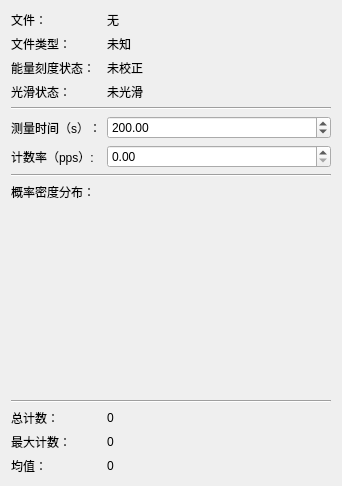
                <widget class="QWidget" name="scrollAreaWidgetContents">
                 <property name="geometry">
                  <rect>
                   <x>0</x>
                   <y>0</y>
                   <width>342</width>
                   <height>486</height>
                  </rect>
                 </property>
                 <layout class="QGridLayout" name="gridLayout_15" rowstretch="0,0,0,0,0,0,0,0,0,0,0,0,0,0,0,0,0,0,0,0,0,0,0">
                  <item row="2" column="0">
                   <widget class="QLabel" name="label_11">
                    <property name="sizePolicy">
                     <sizepolicy hsizetype="Maximum" vsizetype="Preferred">
                      <horstretch>0</horstretch>
                      <verstretch>0</verstretch>
                     </sizepolicy>
                    </property>
                    <property name="text">
                     <string>能量刻度状态：</string>
                    </property>
                   </widget>
                  </item>
                  <item row="0" column="0">
                   <widget class="QLabel" name="label_7">
                    <property name="sizePolicy">
                     <sizepolicy hsizetype="Maximum" vsizetype="Preferred">
                      <horstretch>0</horstretch>
                      <verstretch>0</verstretch>
                     </sizepolicy>
                    </property>
                    <property name="text">
                     <string>文件：</string>
                    </property>
                   </widget>
                  </item>
                  <item row="22" column="0">
                   <widget class="QLabel" name="label_10">
                    <property name="sizePolicy">
                     <sizepolicy hsizetype="Maximum" vsizetype="Preferred">
                      <horstretch>0</horstretch>
                      <verstretch>0</verstretch>
                     </sizepolicy>
                    </property>
                    <property name="text">
                     <string>均值：</string>
                    </property>
                   </widget>
                  </item>
                  <item row="10" column="0">
                   <widget class="QLabel" name="label_32">
                    <property name="text">
                     <string/>
                    </property>
                   </widget>
                  </item>
                  <item row="1" column="0">
                   <widget class="QLabel" name="label_24">
                    <property name="sizePolicy">
                     <sizepolicy hsizetype="Maximum" vsizetype="Maximum">
                      <horstretch>0</horstretch>
                      <verstretch>0</verstretch>
                     </sizepolicy>
                    </property>
                    <property name="text">
                     <string>文件类型：</string>
                    </property>
                   </widget>
                  </item>
                  <item row="3" column="1">
                   <widget class="QLabel" name="label_smooth">
                    <property name="text">
                     <string>未光滑</string>
                    </property>
                    <property name="alignment">
                     <set>Qt::AlignLeading|Qt::AlignLeft|Qt::AlignTop</set>
                    </property>
                   </widget>
                  </item>
                  <item row="7" column="0" colspan="2">
                   <widget class="Line" name="line_9">
                    <property name="orientation">
                     <enum>Qt::Horizontal</enum>
                    </property>
                   </widget>
                  </item>
                  <item row="11" column="0">
                   <widget class="QLabel" name="label_31">
                    <property name="text">
                     <string/>
                    </property>
                   </widget>
                  </item>
                  <item row="5" column="0">
                   <widget class="QLabel" name="label_22">
                    <property name="sizePolicy">
                     <sizepolicy hsizetype="Maximum" vsizetype="Preferred">
                      <horstretch>0</horstretch>
                      <verstretch>0</verstretch>
                     </sizepolicy>
                    </property>
                    <property name="text">
                     <string>测量时间（s）：</string>
                    </property>
                   </widget>
                  </item>
                  <item row="16" column="0">
                   <widget class="QLabel" name="label_34">
                    <property name="text">
                     <string/>
                    </property>
                   </widget>
                  </item>
                  <item row="13" column="0">
                   <widget class="QLabel" name="label_37">
                    <property name="text">
                     <string/>
                    </property>
                   </widget>
                  </item>
                  <item row="19" column="0" colspan="2">
                   <widget class="Line" name="line_12">
                    <property name="orientation">
                     <enum>Qt::Horizontal</enum>
                    </property>
                   </widget>
                  </item>
                  <item row="9" column="0" rowspan="10" colspan="2">
                   <layout class="QVBoxLayout" name="verticalLayout_probGragh"/>
                  </item>
                  <item row="15" column="0">
                   <widget class="QLabel" name="label_36">
                    <property name="text">
                     <string/>
                    </property>
                   </widget>
                  </item>
                  <item row="4" column="0" colspan="2">
                   <widget class="Line" name="line_10">
                    <property name="orientation">
                     <enum>Qt::Horizontal</enum>
                    </property>
                   </widget>
                  </item>
                  <item row="20" column="1">
                   <widget class="QLabel" name="label_total_count">
                    <property name="text">
                     <string>0</string>
                    </property>
                   </widget>
                  </item>
                  <item row="21" column="1">
                   <widget class="QLabel" name="label_max_count">
                    <property name="text">
                     <string>0</string>
                    </property>
                   </widget>
                  </item>
                  <item row="12" column="0">
                   <widget class="QLabel" name="label_38">
                    <property name="text">
                     <string/>
                    </property>
                   </widget>
                  </item>
                  <item row="20" column="0">
                   <widget class="QLabel" name="label_8">
                    <property name="sizePolicy">
                     <sizepolicy hsizetype="Maximum" vsizetype="Preferred">
                      <horstretch>0</horstretch>
                      <verstretch>0</verstretch>
                     </sizepolicy>
                    </property>
                    <property name="text">
                     <string>总计数：</string>
                    </property>
                   </widget>
                  </item>
                  <item row="6" column="1">
                   <widget class="QDoubleSpinBox" name="doubleSpinBox_measure_rate">
                    <property name="sizePolicy">
                     <sizepolicy hsizetype="Expanding" vsizetype="Fixed">
                      <horstretch>0</horstretch>
                      <verstretch>0</verstretch>
                     </sizepolicy>
                    </property>
                    <property name="maximum">
                     <double>1000000.000000000000000</double>
                    </property>
                   </widget>
                  </item>
                  <item row="14" column="0">
                   <widget class="QLabel" name="label_30">
                    <property name="text">
                     <string/>
                    </property>
                   </widget>
                  </item>
                  <item row="5" column="1">
                   <widget class="QDoubleSpinBox" name="doubleSpinBox_measure_time">
                    <property name="sizePolicy">
                     <sizepolicy hsizetype="Expanding" vsizetype="Fixed">
                      <horstretch>0</horstretch>
                      <verstretch>0</verstretch>
                     </sizepolicy>
                    </property>
                    <property name="maximum">
                     <double>1000000.000000000000000</double>
                    </property>
                    <property name="value">
                     <double>200.000000000000000</double>
                    </property>
                   </widget>
                  </item>
                  <item row="1" column="1">
                   <widget class="QLabel" name="label_type">
                    <property name="text">
                     <string>未知</string>
                    </property>
                   </widget>
                  </item>
                  <item row="17" column="0">
                   <widget class="QLabel" name="label_35">
                    <property name="text">
                     <string/>
                    </property>
                   </widget>
                  </item>
                  <item row="2" column="1">
                   <widget class="QLabel" name="label_energyXclac">
                    <property name="text">
                     <string>未校正</string>
                    </property>
                   </widget>
                  </item>
                  <item row="0" column="1">
                   <widget class="QLabel" name="label_filename">
                    <property name="sizePolicy">
                     <sizepolicy hsizetype="Expanding" vsizetype="Preferred">
                      <horstretch>0</horstretch>
                      <verstretch>0</verstretch>
                     </sizepolicy>
                    </property>
                    <property name="text">
                     <string>无</string>
                    </property>
                   </widget>
                  </item>
                  <item row="18" column="0">
                   <widget class="QLabel" name="label_33">
                    <property name="text">
                     <string/>
                    </property>
                   </widget>
                  </item>
                  <item row="3" column="0">
                   <widget class="QLabel" name="label_9">
                    <property name="sizePolicy">
                     <sizepolicy hsizetype="Maximum" vsizetype="Preferred">
                      <horstretch>0</horstretch>
                      <verstretch>0</verstretch>
                     </sizepolicy>
                    </property>
                    <property name="text">
                     <string>光滑状态：</string>
                    </property>
                   </widget>
                  </item>
                  <item row="21" column="0">
                   <widget class="QLabel" name="label_12">
                    <property name="sizePolicy">
                     <sizepolicy hsizetype="Maximum" vsizetype="Preferred">
                      <horstretch>0</horstretch>
                      <verstretch>0</verstretch>
                     </sizepolicy>
                    </property>
                    <property name="text">
                     <string>最大计数：</string>
                    </property>
                   </widget>
                  </item>
                  <item row="22" column="1">
                   <widget class="QLabel" name="label_average_count">
                    <property name="text">
                     <string>0</string>
                    </property>
                   </widget>
                  </item>
                  <item row="6" column="0">
                   <widget class="QLabel" name="label_23">
                    <property name="sizePolicy">
                     <sizepolicy hsizetype="Maximum" vsizetype="Preferred">
                      <horstretch>0</horstretch>
                      <verstretch>0</verstretch>
                     </sizepolicy>
                    </property>
                    <property name="text">
                     <string>计数率（pps）:</string>
                    </property>
                   </widget>
                  </item>
                  <item row="8" column="0" colspan="2">
                   <widget class="QLabel" name="label_26">
                    <property name="sizePolicy">
                     <sizepolicy hsizetype="Maximum" vsizetype="Preferred">
                      <horstretch>0</horstretch>
                      <verstretch>0</verstretch>
                     </sizepolicy>
                    </property>
                    <property name="text">
                     <string>概率密度分布：</string>
                    </property>
                   </widget>
                  </item>
                 </layout>
                </widget>
